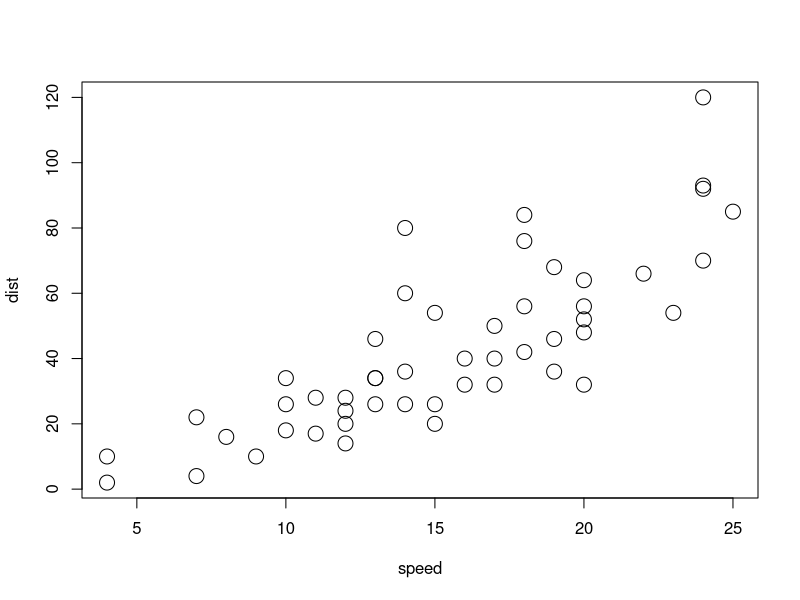

This chart was generated by the following R code:
## ---- chunk 1
summary(cars)
## ---- chunk 2
plot(cars, cex=2)
